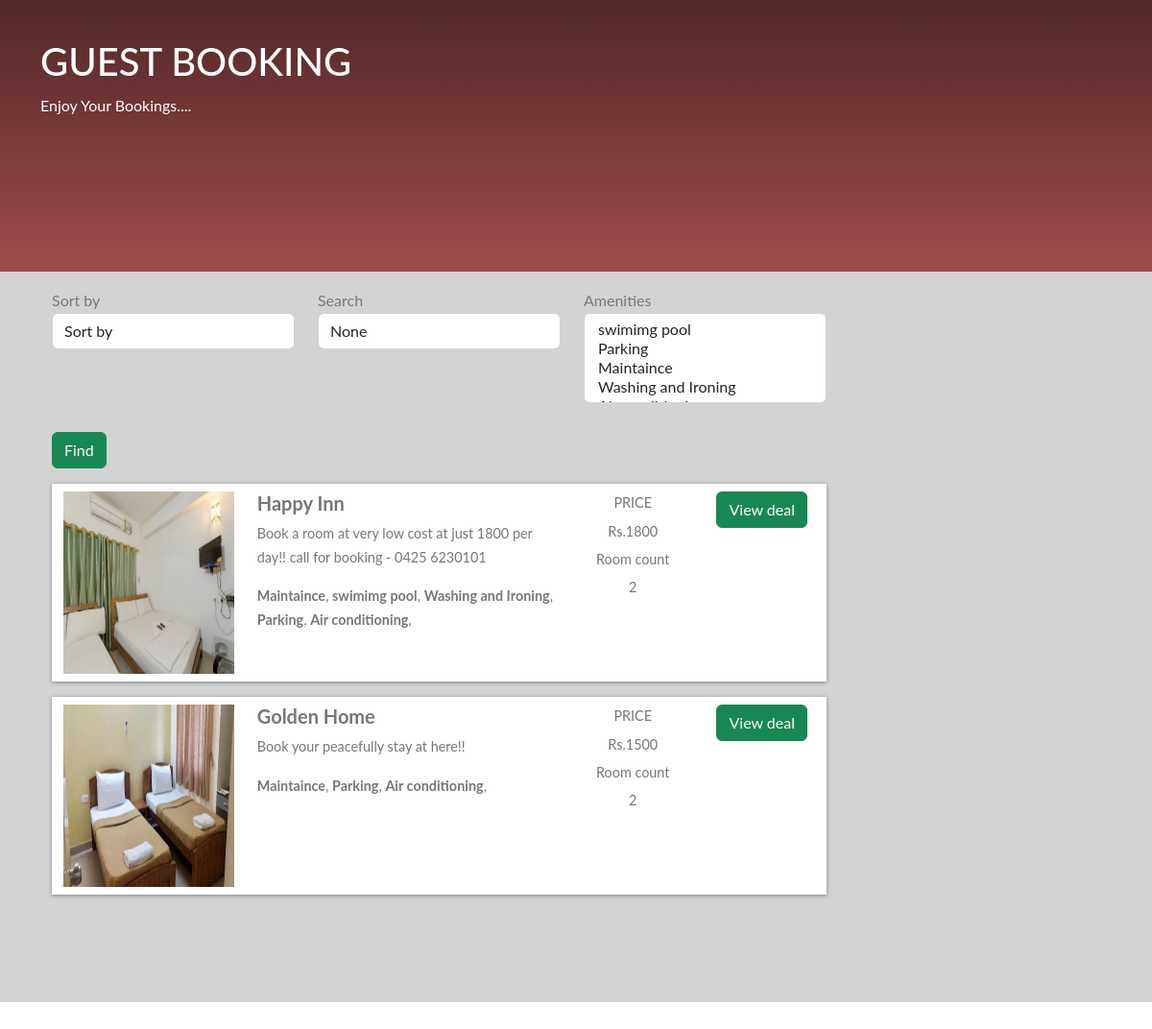
The page / on the database its author committed.
### home/models.py (models this page shows, shortened)
class BaseModel(models.Model):
    uid = models.UUIDField(default=uuid.uuid4  , editable=False , primary_key=True)
    created_at = models.DateField(auto_now_add=True)
    updated_at = models.DateField(auto_now_add=True)
    class Meta:
        abstract = True

class Hotel(BaseModel):
    hotel_name= models.CharField(max_length=100)
    hotel_price = models.IntegerField()
    description = models.TextField()
    amenities = models.ManyToManyField(Amenities)
    room_count = models.IntegerField(default=10)

class HotelImages(BaseModel):
    hotel = models.ForeignKey(Hotel , related_name = "images" , on_delete= models.CASCADE)
    images = models.ImageField(upload_to = "hotels")

class Amenities(BaseModel):
    amenity_name = models.CharField(max_length=100)

### home/views.py (the view)
# urls.py: path('', home , name='home'),
def home(request):
    amenities_objs = Amenities.objects.all()
    hotels_objs = Hotel.objects.all()
    sort_by = request.GET.get('sort_by')
    search = request.GET.get('search')
    amenities = request.GET.getlist('amenities')
    print(amenities)
    if sort_by:
        if sort_by == 'ASC':
            hotels_objs = hotels_objs.order_by('hotel_price')
        elif sort_by == 'DSC':
            hotels_objs = hotels_objs.order_by('-hotel_price')
    if search:
        hotels_objs = hotels_objs.filter(
            Q(hotel_name__icontains = search) |
            Q(description__icontains = search) )
    if len(amenities):
        hotels_objs = hotels_objs.filter(amenities__amenity_name__in = amenities).distinct()
    context = {'amenities_objs' : amenities_objs , 'hotels_objs' : hotels_objs , 'sort_by' : sort_by
    , 'search' : search , 'amenities' : amenities}
    return render(request , 'home.html' ,context)

### home/templates/home.html (shortened to what this page needs)
{% extends "base.html" %}
{% block start %}
<section class="colorful jumbotron mb-0" role="banner">
    <div class="container hotels-container">
        <div class="row mt-2 justify-content-between">
            <div class="col-md-8 text-white align-self-center mb-2 p-4">
                <h1>GUEST BOOKING</h1>
                <span class="">Enjoy Your Bookings....
                </span>
            </div>
        </div>
    </div>
</section>
<section class="search-container mb-5 pb-5">
    <div class="container">
        <div class="row">
            <div class="col-lg-9  px-4 mb-5">
                <form>
                <div class="row mt-3">
                    <div class="col-md-4">
                    <div class="form-inline">
                        <label class="" for="exampleFormControlSelect1">Sort by</label>
                        <select class="form-control" name="sort_by" id="exampleFormControlSelect1">
                            <option value="">Sort by</option>
                        </select>
                    </div>
                    </div>
                    <div class="col-md-4">
                        <div class="form-inline">
                            <label class="" for="exampleFormControlSelect1">Search</label>
                            <input name="search" class="form-control" value="{{search}}" placeholder="Search">
                        </div>
                    </div>
                    <div class="col-md-4">
                        <div class="form-inline">
                            <label class="" for="exampleFormControlSelect1">Amenities</label>
                            <select name="amenities" class="form-control" multiple>
                            {% for amenities_obj in amenities_objs %}
                            <option {% if amenities_obj.amenity_name in amenities  %} selected {%endif%}value="{{amenities_obj.amenity_name}}">{{amenities_obj.amenity_name}}</option>
                                {% endfor %}
                        </select>
                        </div>
                    </div>
                    <div class="col-md-4">
                            <button style="margin-top: 30px;" type="submit" class="btn btn-success">Find</button>
                        </div>
                </div>
                </form>
                {% for hotels_obj in hotels_objs %}
                <div class="row search-card-result">
                    <div class="col-md-3">
                    <a href="/hotel-detail/{{hotels_obj.uid}}">
                        <img class="img-fluid" src="/media/{{hotels_obj.images.first.images}}" alt="Card image cap">
                    </a></div>
                    <div class="col-md-5">
                        <h5>{{hotels_obj.hotel_name}}</h5>
                        <p>
                            {{hotels_obj.description|truncatechars:150}}
                        </p>
                        <p>
                            {%for amenitie in hotels_obj.amenities.all %}
                            <b>{{amenitie.amenity_name}}</b>,
                            {% endfor %}
                        </p>
                    </div>
                    <div class="col-md-2 border-left text-center more-offers">
                        <p>PRICE</p>
                        <p>Rs.{{hotels_obj.hotel_price}}</p>
                        <p>Room count</p>
                        <p>{{hotels_obj.room_count}}</p>
                    </div>
                    <div class="col-md-2 border-left text-center more-offers">
                        <a href="/hotel-detail/{{hotels_obj.uid}}">
                        <div class="btn btn-success">View deal </div>
                    </a>
                    </div>
                </div>
                {% endfor %}
            </div>
        </div>
    </div>
</section>
{% endblock %}

### home/templates/base.html (shortened to what this page needs)
<!doctype html>
<html lang="en">
  <head>
    <link href="https://cdn.jsdelivr.net/npm/bootstrap@5.2.0/dist/css/bootstrap.min.css" rel="stylesheet">
</head>
  <body>
    {% block start %}
    {% endblock %}
  </body>
</html>

### home/templates/base.html (style rules this page uses)
body { font-family: "Lato", Arial, sans-serif; font-weight: 400; font-size: 16px; line-height: 1.7; background: #fff; color: #777; }
.colorful { background: #a14b4b; background: -webkit-linear-gradient(to bottom, #512828, #a14b4b); background: linear-gradient(to bottom, #512828, #a14b4b); border-radius: 0px; padding: 0px 0 1rem 0 !important; }
.hotels-container { padding: 0.5rem 0 7rem 0; }
.search-container { background: #d3d3d3; }
.search-card-result { box-shadow: 0px 1px 4px rgba(41, 51, 57, 0.5); margin: 1rem 0; padding: 0.5rem 0; background-color: #fff; }
.search-card-result img { height: 190px; }
.search-card-result h5 { font-style: 1.1rem; font-weight: 700; }
.search-card-result p { font-size: 0.9rem; }
.search-card-result .more-offers p { margin-bottom: 0.3rem; }

### rows shown on the page
Hotel: images.first.images (picture), hotel_name "Happy Inn", description "Book a room at very low cost at just 1800 per day!! call for booking - 0425 6230101", hotel_price "1800", room_count "2"
Amenities: amenity_name "Maintaince"
Amenities: amenity_name "swimimg pool"
Amenities: amenity_name "Washing and Ironing"
Amenities: amenity_name "Parking"
Amenities: amenity_name "Air conditioning"
Hotel: images.first.images (picture), hotel_name "Golden Home", description "Book your peacefully stay at here!!", hotel_price "1500", room_count "2"
